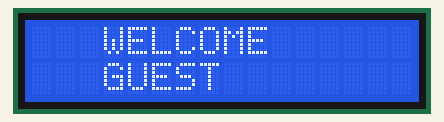
The sketch below on a simulated Arduino Uno, built with avr-gcc and run on an emulated ATmega328P. Parts: 16×2 character LCD.

Above: at 0.1 s.
At 5.1 s:
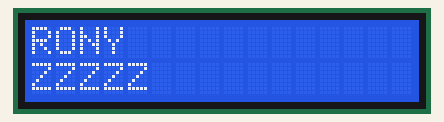

The sketch:

lcd_display_practice_11.ino
```cpp
#include<LiquidCrystal.h>
LiquidCrystal lcd(12,11,5,4,3,2);

void setup(){
  lcd.begin(16,2);
}

void loop(){
  lcd.setCursor(3,0);
  lcd.print("WELCOME");
  lcd.setCursor(3,1);
  lcd.print("GUEST");
  delay(5000);
  lcd.clear();
  lcd.setCursor(0,0);
  lcd.print("RONY");
  lcd.setCursor(0,1);
  lcd.print("ZZZZZ");
  delay(5000);
  lcd.clear();
}
```

Measured:
- what the display in image 1 shows lasts 5.0 s, from 5.1 s to 10.1 s
